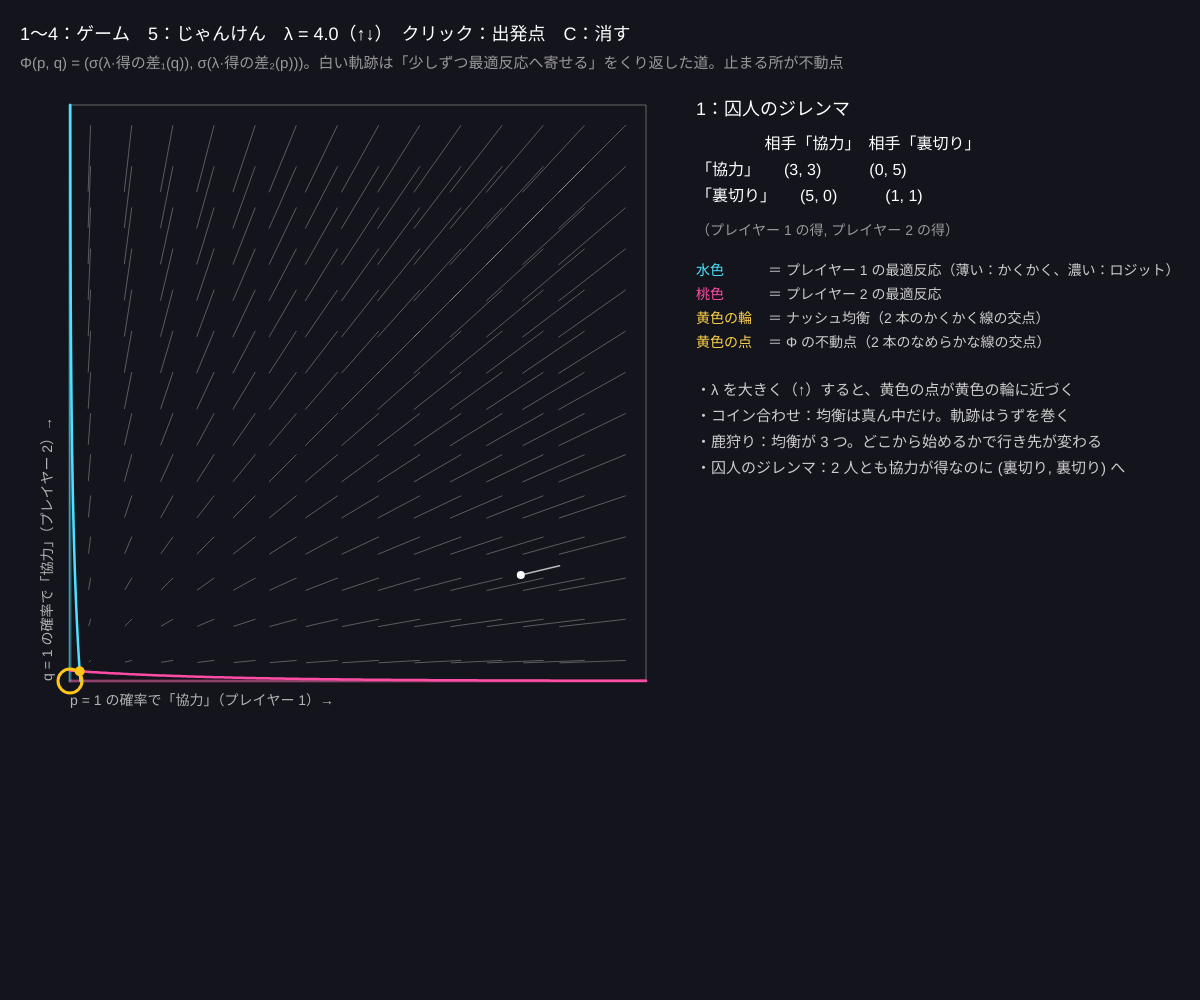
Frame 1 (no input)
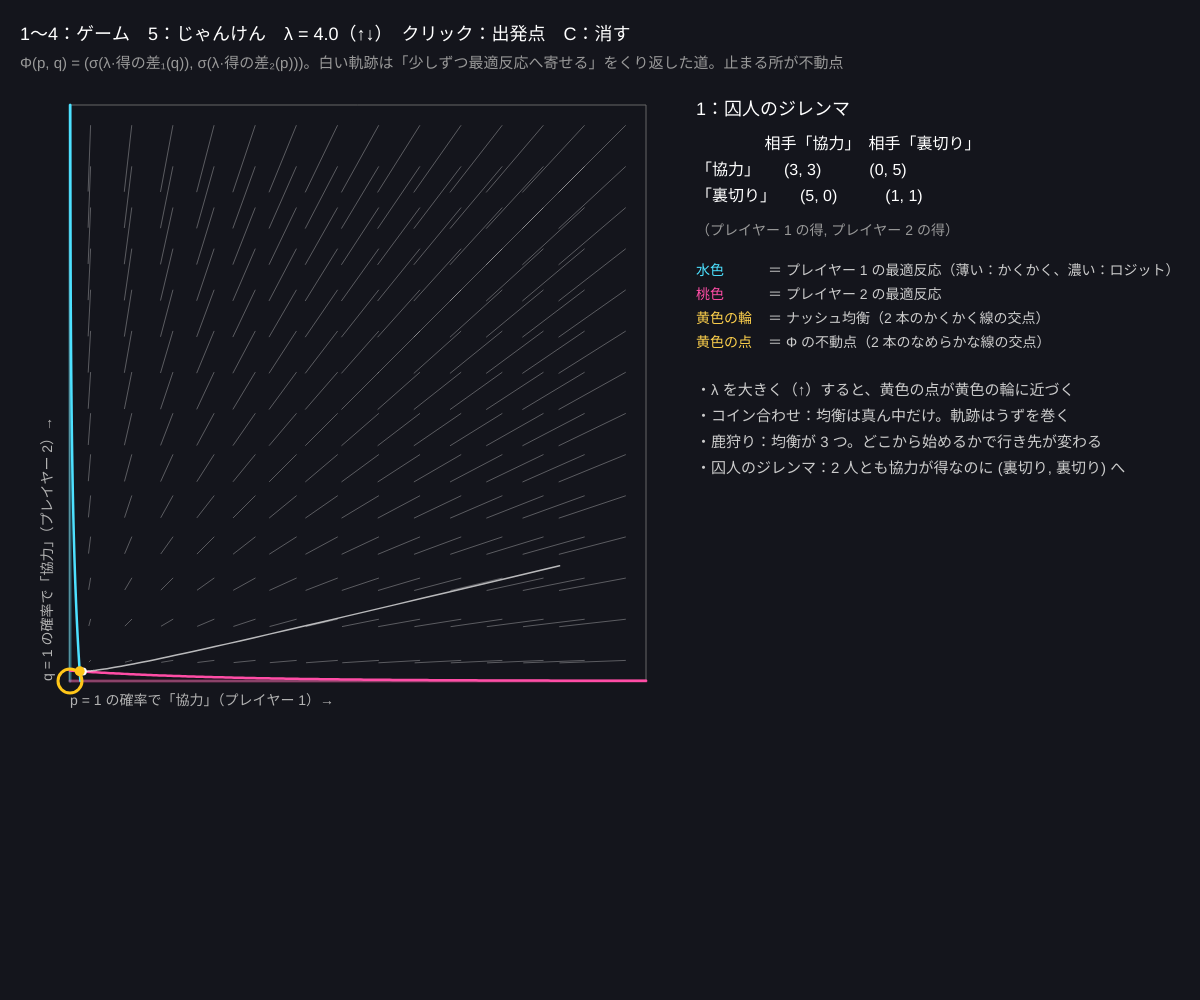
Frame 60 (no input)
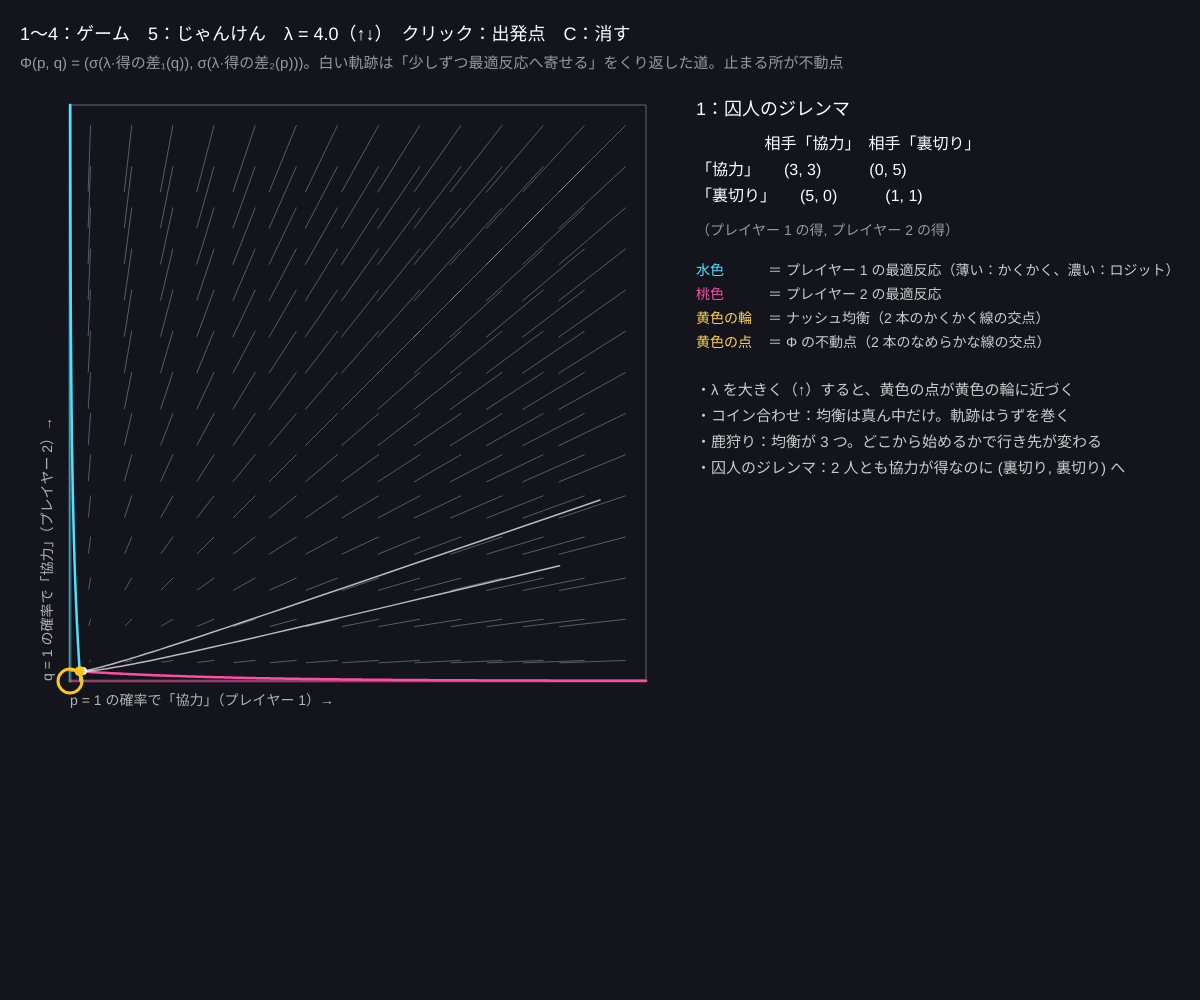
Frame 120 (the mouse pressed at the canvas centre since frame 60)

The p5.js sketch that drew these frames (run headless with seeded random() and noise() and a simulated clock; from frame 60 on, the mouse is pressed at the canvas centre):

// p5.js sketch
// ── sketch.js
// ============================================
// 10 ナッシュ均衡は不動点
// 2 人のゲーム。「相手の作戦に対するいちばん良い返し（最適反応）」を互いに取り合って、誰も変えたくない状態 = ナッシュ均衡
//   なめらかな最適反応 Φ（ロジット）は正方形 → 正方形の連続写像 → ブラウワーで不動点がある。λ → ∞ でナッシュ均衡に近づく（ナッシュの証明の考え方）
// 1〜4 = 2×2 のゲーム / 5 = じゃんけん（3×3、レプリケーター動学）/ クリック = 出発点 / ↑↓ = λ（合理性）/ ←→ = じゃんけんの勝ち点 / C = 軌跡を消す
// ============================================

let GAMES = [
  { name: '囚人のジレンマ', r: ['協力', '裏切り'], A: [[3, 0], [5, 1]], B: [[3, 5], [0, 1]] },
  { name: 'コイン合わせ', r: ['表', '裏'], A: [[1, -1], [-1, 1]], B: [[-1, 1], [1, -1]] },
  { name: '鹿狩り', r: ['鹿', 'ウサギ'], A: [[4, 0], [3, 3]], B: [[4, 3], [0, 3]] },
  { name: 'チキンゲーム', r: ['よける', '直進'], A: [[0, -1], [1, -5]], B: [[0, 1], [-1, -5]] },
];
let gi = 0;
let lam = 4;               // ★ λ：大きいほど「最適反応」に忠実
let eta = 0.08;            // ★ 1 フレームで最適反応へ近づく割合
let trails = [];           // 2×2：[{p, q}…] の配列
let winA = 1.0;            // ★ じゃんけん：勝ったときの点（負けは −1）
let rpsTrails = [];
let SZ, ox, oy;

function setup() {
  createCanvas(windowWidth, windowHeight);
  colorMode(HSB, 360, 100, 100, 100);
  SZ = min(height - 170, width * 0.48); ox = 70; oy = 105;
  trails = [[{ p: 0.85, q: 0.2 }]];
}
function G() { return GAMES[gi]; }
function sig(z) { return 1 / (1 + Math.exp(-constrain(z, -50, 50))); }
// 相手の確率に対する「上の作戦 − 下の作戦」の得の差
function d1(q) { let A = G().A; return (q * A[0][0] + (1 - q) * A[0][1]) - (q * A[1][0] + (1 - q) * A[1][1]); }
function d2(p) { let B = G().B; return (p * B[0][0] + (1 - p) * B[1][0]) - (p * B[0][1] + (1 - p) * B[1][1]); }
// ★ なめらかな最適反応 Φ(p, q)
function Phi(p, q) { return { p: sig(lam * d1(q)), q: sig(lam * d2(p)) }; }

function nashList() {
  let out = [];
  for (let i = 0; i < 2; i++) for (let j = 0; j < 2; j++) {
    let p = 1 - i, q = 1 - j, A = G().A, B = G().B;
    if (A[i][j] >= A[1 - i][j] && B[i][j] >= B[i][1 - j]) out.push({ p, q });
  }
  // 混合戦略：相手が無差別になる確率
  let a = G().A, b = G().B;
  let qd = (a[1][1] - a[0][1]) / (a[0][0] - a[0][1] - a[1][0] + a[1][1]);
  let pd = (b[1][1] - b[1][0]) / (b[0][0] - b[1][0] - b[0][1] + b[1][1]);
  if (qd > 0 && qd < 1 && pd > 0 && pd < 1) out.push({ p: pd, q: qd });
  return out;
}
// Φ の不動点：p = σ(λ d1(σ(λ d2(p)))) を 1 変数で解く
function phiFixed() {
  let out = [], h = (p) => sig(lam * d1(sig(lam * d2(p)))) - p, prev = h(0), N = 2000;
  for (let i = 1; i <= N; i++) {
    let p = i / N, v = h(p);
    if (prev * v <= 0) { let a = (i - 1) / N, b = p; for (let k = 0; k < 40; k++) { let m = (a + b) / 2; if (h(a) * h(m) <= 0) b = m; else a = m; } let pp = (a + b) / 2; out.push({ p: pp, q: sig(lam * d2(pp)) }); }
    prev = v;
  }
  return out;
}

function X(p) { return ox + p * SZ; }
function Y(q) { return oy + SZ - q * SZ; }

function draw() {
  background(230, 30, 11);
  if (gi === 4) { drawRPS(); return; }
  // 軌跡を進める：x ← x + η(Φ(x) − x)
  for (let t of trails) {
    let c = t[t.length - 1], f = Phi(c.p, c.q);
    if (t.length < 600) t.push({ p: c.p + eta * (f.p - c.p), q: c.q + eta * (f.q - c.q) });
  }
  noFill(); stroke(0, 0, 40); strokeWeight(1); rect(ox, oy, SZ, SZ);
  // 矢印 Φ(x) − x
  stroke(0, 0, 100, 30);
  for (let i = 0; i < 14; i++) for (let j = 0; j < 14; j++) {
    let p = (i + 0.5) / 14, q = (j + 0.5) / 14, f = Phi(p, q);
    line(X(p), Y(q), X(lerp(p, f.p, 0.12)), Y(lerp(q, f.q, 0.12)));
  }
  // 最適反応（かくかく）とロジット（なめらか）
  strokeWeight(3);
  stroke(190, 70, 100, 40); noFill(); beginShape();
  for (let s = 0; s <= 200; s++) { let q = s / 200, dd = d1(q); vertex(X(dd > 0 ? 1 : dd < 0 ? 0 : 0.5), Y(q)); } endShape();
  stroke(330, 70, 100, 40); beginShape();
  for (let s = 0; s <= 200; s++) { let p = s / 200, dd = d2(p); vertex(X(p), Y(dd > 0 ? 1 : dd < 0 ? 0 : 0.5)); } endShape();
  strokeWeight(2.5);
  stroke(190, 70, 100); beginShape(); for (let s = 0; s <= 200; s++) { let q = s / 200; vertex(X(sig(lam * d1(q))), Y(q)); } endShape();
  stroke(330, 70, 100); beginShape(); for (let s = 0; s <= 200; s++) { let p = s / 200; vertex(X(p), Y(sig(lam * d2(p)))); } endShape();
  // 軌跡
  for (let t of trails) {
    stroke(0, 0, 100, 70); strokeWeight(1.5); noFill();
    beginShape(); for (let c of t) vertex(X(c.p), Y(c.q)); endShape();
    let c = t[t.length - 1]; noStroke(); fill(0, 0, 100); circle(X(c.p), Y(c.q), 8);
  }
  // 不動点
  for (let e of nashList()) { noFill(); stroke(45, 90, 100); strokeWeight(3); circle(X(e.p), Y(e.q), 24); }
  for (let e of phiFixed()) { noStroke(); fill(45, 90, 100); circle(X(e.p), Y(e.q), 10); }
  // 軸
  noStroke(); fill(0, 0, 70); textSize(14);
  text('p = 1 の確率で「' + G().r[0] + '」（プレイヤー 1）→', ox, oy + SZ + 24);
  push(); translate(ox - 18, oy + SZ); rotate(-HALF_PI); text('q = 1 の確率で「' + G().r[0] + '」（プレイヤー 2）→', 0, 0); pop();

  // 右：利得表と説明
  let tx = ox + SZ + 50, ty = oy + 10;
  fill(0, 0, 100); textSize(18); text((gi + 1) + '：' + G().name, tx, ty);
  textSize(16);
  let A = G().A, B = G().B;
  text('　　　　 相手「' + G().r[0] + '」　相手「' + G().r[1] + '」', tx, ty + 34);
  for (let i = 0; i < 2; i++) text('「' + G().r[i] + '」　　(' + A[i][0] + ', ' + B[i][0] + ')　　　(' + A[i][1] + ', ' + B[i][1] + ')', tx, ty + 60 + i * 26);
  fill(0, 0, 60); textSize(14);
  text('（プレイヤー 1 の得, プレイヤー 2 の得）', tx, ty + 120);
  let lines = [
    ['水色', 190, '＝ プレイヤー 1 の最適反応（薄い：かくかく、濃い：ロジット）'],
    ['桃色', 330, '＝ プレイヤー 2 の最適反応'],
    ['黄色の輪', 45, '＝ ナッシュ均衡（2 本のかくかく線の交点）'],
    ['黄色の点', 45, '＝ Φ の不動点（2 本のなめらかな線の交点）'],
  ];
  for (let i = 0; i < lines.length; i++) { fill(lines[i][1], 70, 100); text(lines[i][0], tx, ty + 160 + i * 24); fill(0, 0, 80); text(lines[i][2], tx + 72, ty + 160 + i * 24); }
  fill(0, 0, 80); textSize(15);
  let more = ['λ を大きく（↑）すると、黄色の点が黄色の輪に近づく', 'コイン合わせ：均衡は真ん中だけ。軌跡はうずを巻く', '鹿狩り：均衡が 3 つ。どこから始めるかで行き先が変わる', '囚人のジレンマ：2 人とも協力が得なのに (裏切り, 裏切り) へ'];
  for (let i = 0; i < more.length; i++) text('・' + more[i], tx, ty + 280 + i * 26);

  noStroke(); fill(0, 0, 100); textSize(18);
  text('1〜4：ゲーム　5：じゃんけん　λ = ' + nf(lam, 1, 1) + '（↑↓）　クリック：出発点　C：消す', 20, 40);
  fill(0, 0, 60); textSize(15);
  text('Φ(p, q) = (σ(λ·得の差₁(q)), σ(λ·得の差₂(p)))。白い軌跡は「少しずつ最適反応へ寄せる」をくり返した道。止まる所が不動点', 20, 68);
}

// じゃんけん：三角形の各点 = 3 つの手を出す割合。レプリケーター動学 ẋᵢ = xᵢ((Mx)ᵢ − xᵀMx)
function rpsM() { let a = winA, b = 1; return [[0, -b, a], [a, 0, -b], [-b, a, 0]]; }
function repl(x) {
  let M = rpsM(), Mx = M.map((r) => r[0] * x[0] + r[1] * x[1] + r[2] * x[2]);
  let avg = x[0] * Mx[0] + x[1] * Mx[1] + x[2] * Mx[2];
  return x.map((xi, i) => xi * (Mx[i] - avg));
}
function triPos(x) {
  let s = SZ / 0.9, P = [{ x: ox, y: oy + s * 0.866 }, { x: ox + s, y: oy + s * 0.866 }, { x: ox + s / 2, y: oy }];
  return { x: x[0] * P[0].x + x[1] * P[1].x + x[2] * P[2].x, y: x[0] * P[0].y + x[1] * P[1].y + x[2] * P[2].y, P };
}
function drawRPS() {
  for (let t of rpsTrails) {
    let x = t[t.length - 1];
    for (let k = 0; k < 8; k++) { let d = repl(x); x = x.map((xi, i) => max(1e-6, xi + 0.01 * d[i])); let s = x[0] + x[1] + x[2]; x = x.map((xi) => xi / s); }
    if (t.length < 3000) t.push(x); else { t.shift(); t.push(x); }
  }
  let P = triPos([1, 0, 0]).P;
  noFill(); stroke(0, 0, 50); strokeWeight(2); triangle(P[0].x, P[0].y, P[1].x, P[1].y, P[2].x, P[2].y);
  stroke(0, 0, 100, 30); strokeWeight(1);
  for (let i = 0; i <= 12; i++) for (let j = 0; i + j <= 12; j++) {
    let x = [(i + 0.3) / 12.9, (j + 0.3) / 12.9, 0]; x[2] = 1 - x[0] - x[1]; if (x[2] < 0.01) continue;
    let d = repl(x), a = triPos(x), b = triPos([x[0] + d[0] * 0.6, x[1] + d[1] * 0.6, x[2] + d[2] * 0.6]);
    line(a.x, a.y, b.x, b.y);
  }
  for (let t of rpsTrails) {
    stroke(45, 80, 100, 70); strokeWeight(1.5); noFill();
    beginShape(); for (let x of t) { let p = triPos(x); vertex(p.x, p.y); } endShape();
  }
  let c = triPos([1 / 3, 1 / 3, 1 / 3]); noFill(); stroke(45, 90, 100); strokeWeight(3); circle(c.x, c.y, 22);
  noStroke(); fill(0, 0, 100); textSize(18);
  text('グー', P[0].x - 20, P[0].y + 30); text('チョキ', P[1].x - 20, P[1].y + 30); text('パー', P[2].x - 16, P[2].y - 14);
  text('5：じゃんけん　勝ち点 a = ' + nf(winA, 1, 2) + '（←→、負けは −1）　クリック：出発点　C：消す　1〜4：2×2 のゲームへ', 20, 40);
  fill(0, 0, 60); textSize(15);
  text('真ん中 (1/3, 1/3, 1/3) がナッシュ均衡 = 動学の不動点。a = 1 で周りを回り続け、a > 1 で吸い込まれ、a < 1 で外へ広がる', 20, 68);
  let tx = P[1].x + 40;
  fill(0, 0, 80); textSize(15);
  let lines = ['各点 = 集団の中でグー・チョキ・パーを出す人の割合', 'レプリケーター動学：平均より得をする手が増える', '　ẋᵢ = xᵢ ((Mx)ᵢ − xᵀMx)', '', '不動点があっても「着く」とは限らない（a = 1）', '→ 01 の |f\'| と同じく、不動点の「安定性」は別の話', '生き物の例：トカゲの 3 つの型、細菌の 3 種'];
  for (let i = 0; i < lines.length; i++) text(lines[i], tx, oy + 40 + i * 26);
}

function mousePressed() {
  if (gi === 4) {
    // 画面の点 → 重心座標
    let P = triPos([1, 0, 0]).P;
    let det = (P[1].y - P[2].y) * (P[0].x - P[2].x) + (P[2].x - P[1].x) * (P[0].y - P[2].y);
    let l0 = ((P[1].y - P[2].y) * (mouseX - P[2].x) + (P[2].x - P[1].x) * (mouseY - P[2].y)) / det;
    let l1 = ((P[2].y - P[0].y) * (mouseX - P[2].x) + (P[0].x - P[2].x) * (mouseY - P[2].y)) / det;
    let l2 = 1 - l0 - l1;
    if (l0 > 0.005 && l1 > 0.005 && l2 > 0.005) rpsTrails.push([[l0, l1, l2]]);
    if (rpsTrails.length > 8) rpsTrails.shift();
    return;
  }
  if (mouseX > ox && mouseX < ox + SZ && mouseY > oy && mouseY < oy + SZ) {
    trails.push([{ p: (mouseX - ox) / SZ, q: (oy + SZ - mouseY) / SZ }]);
    if (trails.length > 10) trails.shift();
  }
}
function keyPressed() {
  if (key >= '1' && key <= '5') { gi = int(key) - 1; trails = []; if (gi === 4 && rpsTrails.length === 0) rpsTrails = [[[0.6, 0.25, 0.15]], [[0.4, 0.35, 0.25]]]; }
  if (key === UP_ARROW) lam = min(60, lam * 1.25);
  if (key === DOWN_ARROW) lam = max(0.2, lam / 1.25);
  if (key === LEFT_ARROW) winA = max(0.5, winA - 0.05);
  if (key === RIGHT_ARROW) winA = min(1.5, winA + 0.05);
  if (key === 'c' || key === 'C') { trails = []; rpsTrails = []; }
}

// ---------- やってみよう ----------
// 1. 鹿狩りで、どこから始めると (鹿, 鹿) に、どこからだと (ウサギ, ウサギ) に行く？ 境目はどこ？
// 2. コイン合わせで λ を 40 にすると、軌跡は真ん中に着かずに回り続ける。eta を 0.02 にすると？
// 3. 囚人のジレンマの利得 5 を 2 に変えると、ゲームはどう変わる？（協力が均衡になる）
// 4. 自分で 2×2 のゲーム（デートの場所選び、など）を GAMES に足して、均衡の数を調べよう
